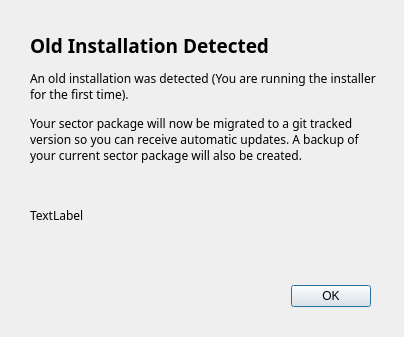
<?xml version="1.0" encoding="UTF-8"?>
<ui version="4.0">
 <class>migrateDialog</class>
 <widget class="QDialog" name="migrateDialog">
  <property name="geometry">
   <rect>
    <x>0</x>
    <y>0</y>
    <width>404</width>
    <height>337</height>
   </rect>
  </property>
  <property name="windowTitle">
   <string>Dialog</string>
  </property>
  <widget class="QDialogButtonBox" name="buttonBox">
   <property name="geometry">
    <rect>
     <x>30</x>
     <y>280</y>
     <width>341</width>
     <height>32</height>
    </rect>
   </property>
   <property name="orientation">
    <enum>Qt::Horizontal</enum>
   </property>
   <property name="standardButtons">
    <set>QDialogButtonBox::Ok</set>
   </property>
  </widget>
  <widget class="QWidget" name="widget" native="true">
   <property name="geometry">
    <rect>
     <x>30</x>
     <y>70</y>
     <width>351</width>
     <height>191</height>
    </rect>
   </property>
   <layout class="QVBoxLayout" name="verticalLayout_4">
    <item>
     <widget class="QLabel" name="label_1">
      <property name="font">
       <font>
        <family>Fixel Text</family>
       </font>
      </property>
      <property name="text">
       <string>&lt;html&gt;&lt;head/&gt;&lt;body&gt;&lt;p&gt;An old installation was detected (You are running the installer for the first time). &lt;/p&gt;&lt;p&gt;Your sector package will now be migrated to a git tracked version so you can receive automatic updates. A backup of your current sector package will also be created.&lt;/p&gt;&lt;/body&gt;&lt;/html&gt;</string>
      </property>
      <property name="wordWrap">
       <bool>true</bool>
      </property>
     </widget>
    </item>
    <item>
     <widget class="QLabel" name="label_dirs">
      <property name="font">
       <font>
        <family>Fixel Text</family>
       </font>
      </property>
      <property name="text">
       <string>TextLabel</string>
      </property>
      <property name="wordWrap">
       <bool>true</bool>
      </property>
     </widget>
    </item>
   </layout>
  </widget>
  <widget class="QLabel" name="label">
   <property name="geometry">
    <rect>
     <x>30</x>
     <y>30</y>
     <width>341</width>
     <height>31</height>
    </rect>
   </property>
   <property name="font">
    <font>
     <family>Fixel Text</family>
    </font>
   </property>
   <property name="text">
    <string>&lt;html&gt;&lt;head/&gt;&lt;body&gt;&lt;p&gt;&lt;span style=&quot; font-size:14pt; font-weight:700;&quot;&gt;Old Installation Detected&lt;/span&gt;&lt;/p&gt;&lt;/body&gt;&lt;/html&gt;</string>
   </property>
  </widget>
 </widget>
 <resources/>
 <connections>
  <connection>
   <sender>buttonBox</sender>
   <signal>accepted()</signal>
   <receiver>migrateDialog</receiver>
   <slot>accept()</slot>
   <hints>
    <hint type="sourcelabel">
     <x>248</x>
     <y>254</y>
    </hint>
    <hint type="destinationlabel">
     <x>157</x>
     <y>274</y>
    </hint>
   </hints>
  </connection>
  <connection>
   <sender>buttonBox</sender>
   <signal>rejected()</signal>
   <receiver>migrateDialog</receiver>
   <slot>reject()</slot>
   <hints>
    <hint type="sourcelabel">
     <x>316</x>
     <y>260</y>
    </hint>
    <hint type="destinationlabel">
     <x>286</x>
     <y>274</y>
    </hint>
   </hints>
  </connection>
 </connections>
</ui>
